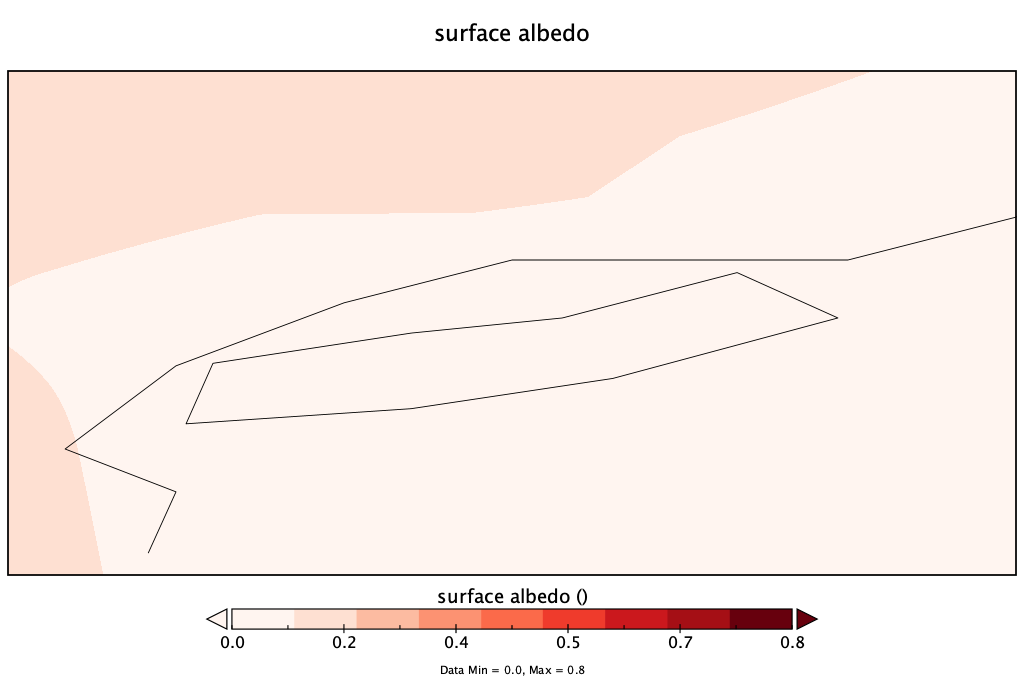
#> input picture 2016_Albedo.png, 1024 x 688 px, found by its file name; the run also reads 4 pictures not shown here
$ python albedo_Image_process.py
#> lines starting #> are read from the running program, lines starting #| are printed output that depends on the picture
from PIL import Image
import os

class ImageProcessor():
    def __init__(self, img_name):
        self.im = Image.open(img_name)
        self.pix = self.im.load()
        self.x_size = self.im.size[0]
        self.y_size = self.im.size[1]
        self.colors = [(8,48,107), (8, 81, 156), (33, 113, 181), (66, 146, 198), (107, 174, 214), (158, 202, 225), (198, 219, 239), (222, 235, 247), (247, 251, 255)]
        self.color_frequencies = []

    def process(self):
        for i in range(0, 9):
            self.color_frequencies.append(
                {"color": "rgb" + str(self.colors[i]) + "", "freq": 0})
        for i in range(self.x_size):
            for j in range(self.y_size):
                if(self.pix[i, j] in self.colors):
                    self.color_frequencies[self.colors.index(self.pix[i, j])]["freq"] += 1
        return self.color_frequencies

f = open("../enviroviz/src/SurfaceAlbedoData.json", "w")
f.write("{\n")

for i in ('2016_Albedo.png', '2017_Albedo.png', '2018_Albedo.png', '2019_Albedo.png', '2020_Albedo.png'):
    path = '../Albedo_Images/' + i
    processor = ImageProcessor(path)
    f.write('"' + str(i[0:4]) + '"' + " : " + str(processor.process()) + ",\n ")
#> this loop made 5 passes
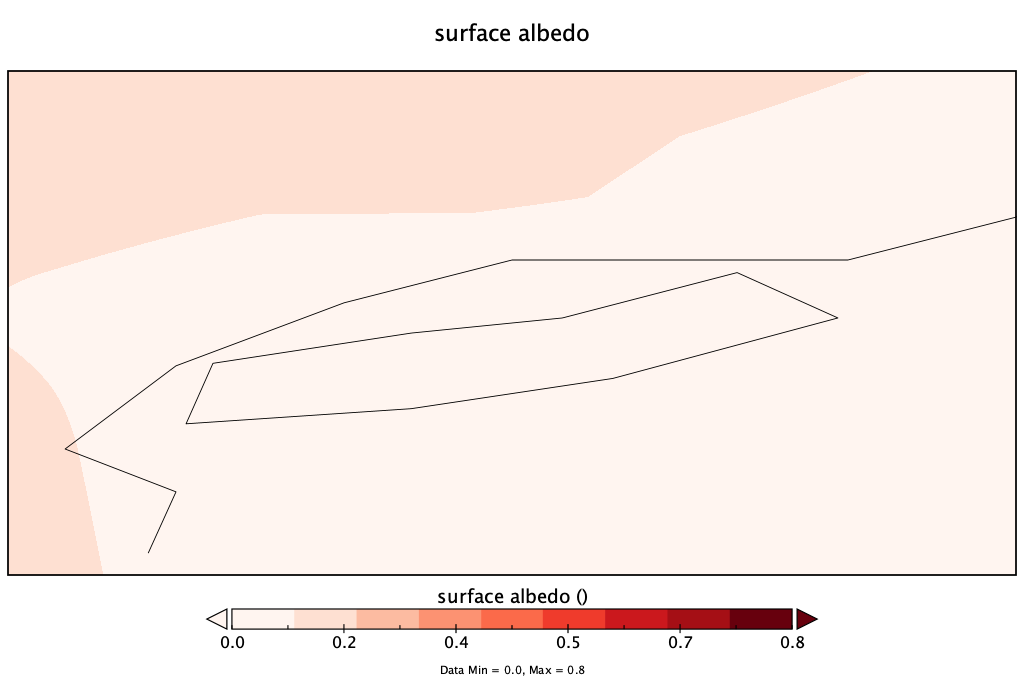
#> input picture 2016_Albedo.png, 1024 x 688 px, found by its file name
#> pass 3, in __init__ (call 3), `self.im = Image.open(img_name)`:
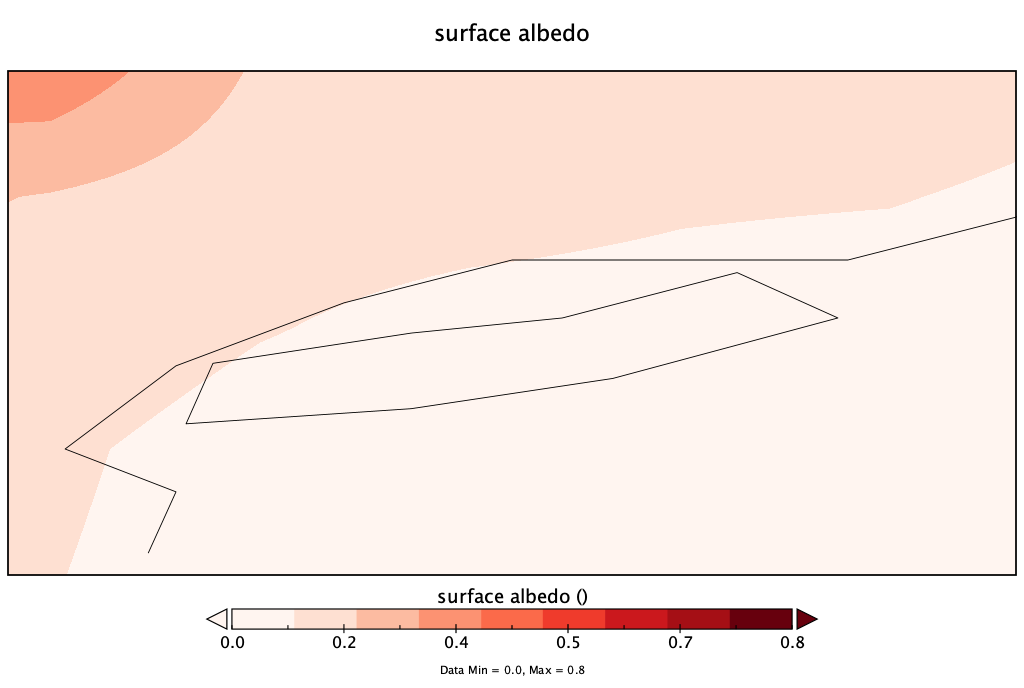
#> self.im: PIL image 1024x688 RGB; mean R, G, B 249.9, 233.4, 226.4

f.write("\n}")
